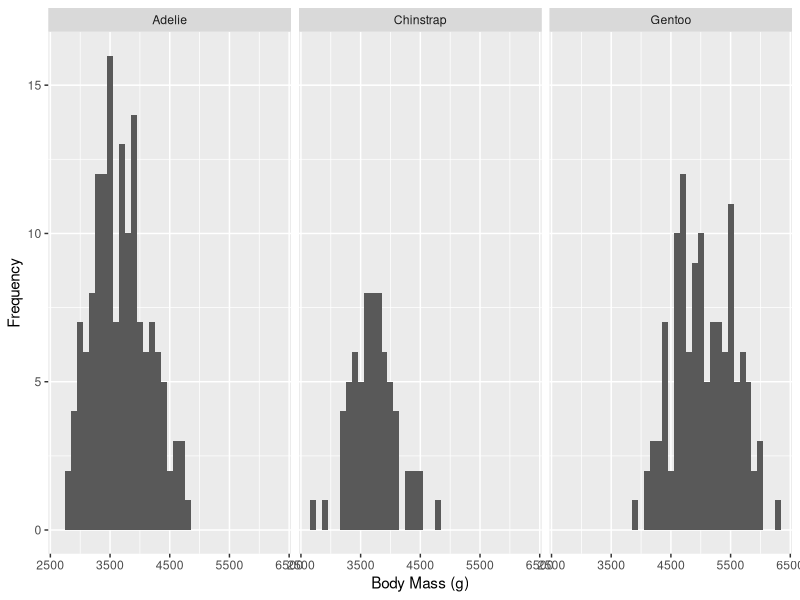

R code for this plot:
## ---- chunk 1
knitr::opts_chunk$set(echo = TRUE, warning=FALSE)
library(tidyverse)
library(palmerpenguins)
## ---- chunk 2
# Histogram of mass distribution by species
ggplot(data=penguins, mapping=aes(body_mass_g)) +
  geom_histogram(binwidth=100)+
  facet_grid(cols=vars(species))+
  labs(x="Body Mass (g)", y="Frequency")
